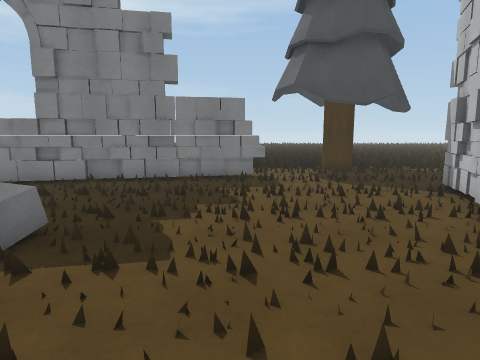
[1] (above)

19 first-person views from a walk through a Unity game level. The camera is 1.5 m above the floor, tilts 8° down and sees 75° across. The floor is counted in squares, 1 m on a side. Each view is taken from the middle of a square. On the plan, view 1 faces up. The plan holds only what a view shows up to about 15 squares ahead; the rest is blank. The place goes on beyond the plan. The player is left out.

[2]
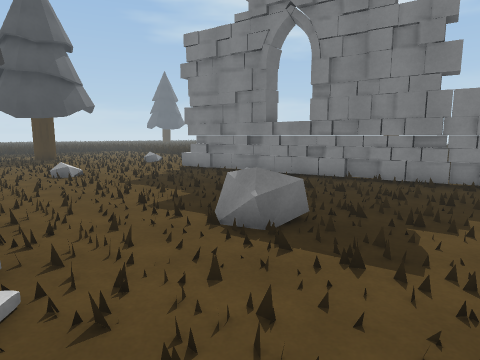

[3]
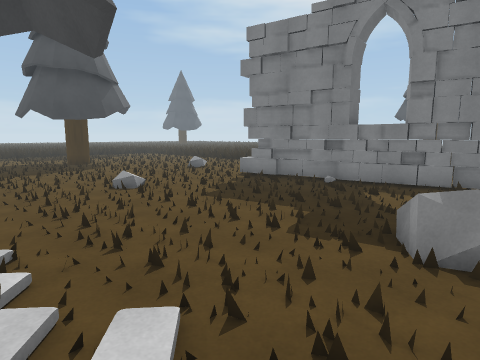

[4]
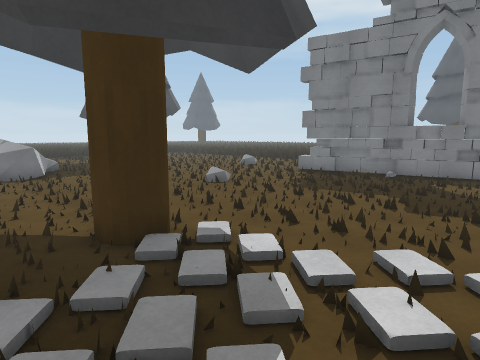

[5]
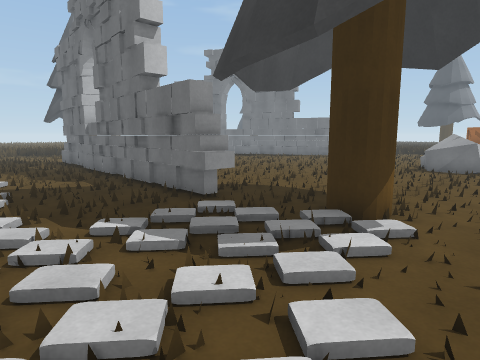

[6]
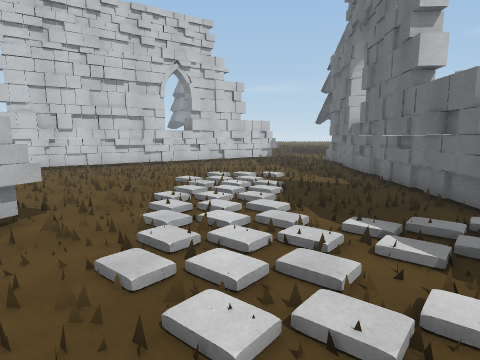

[7]
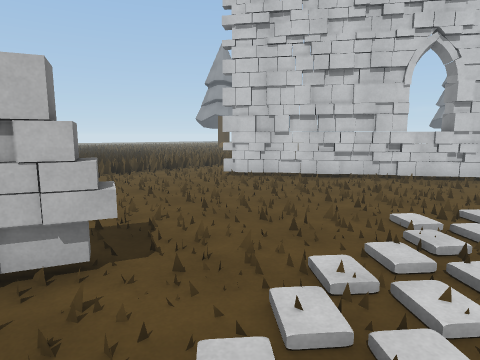

[8]
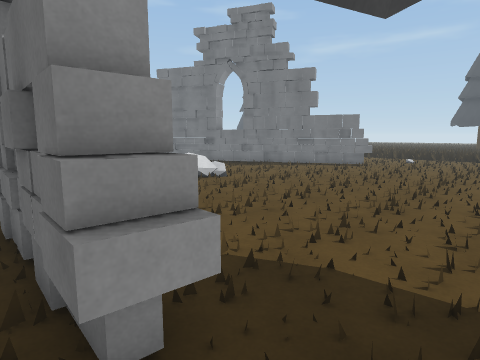

[9]
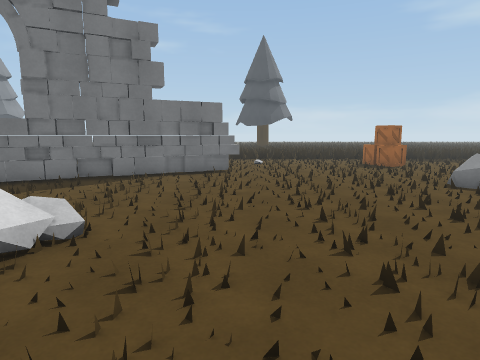

[10]
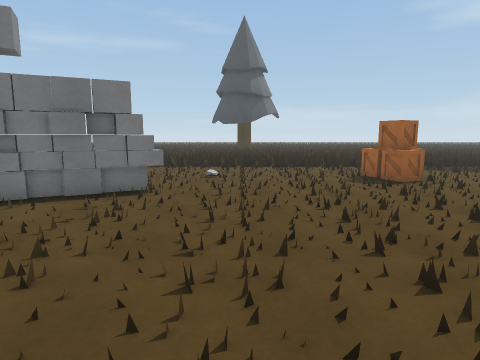

[11]
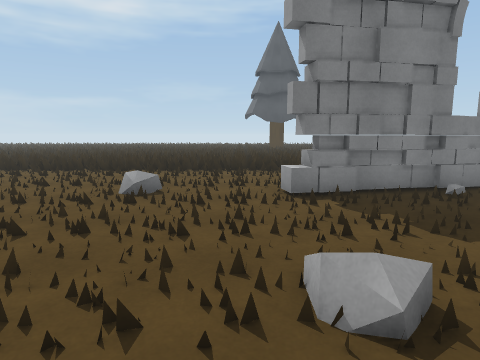

[12]
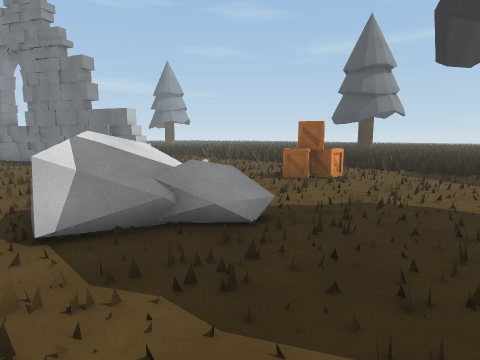

[13]
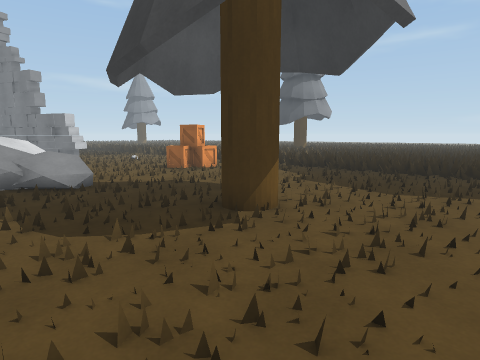

[14]
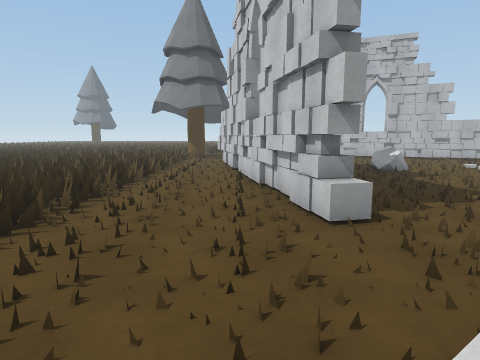

[15]
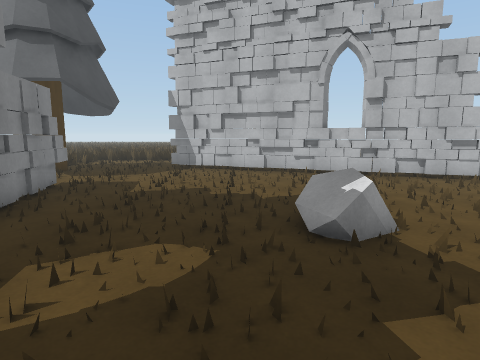

[16]
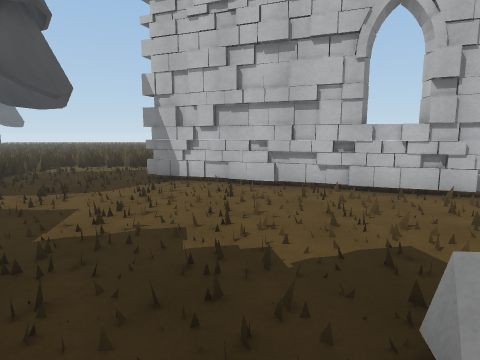

[17]
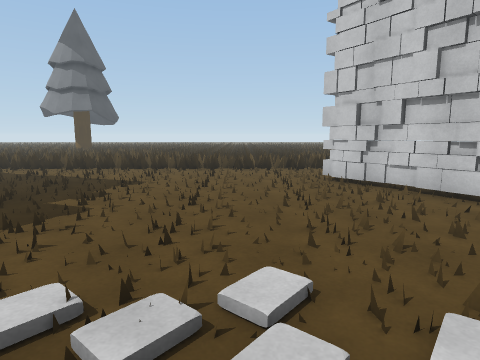

[18]
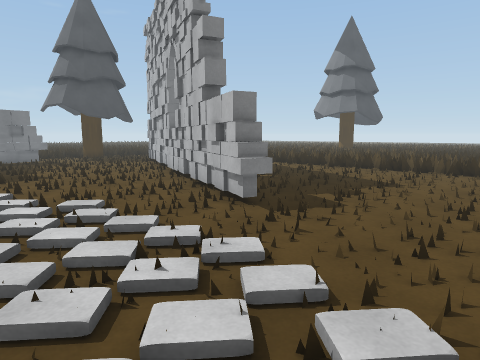

[19]
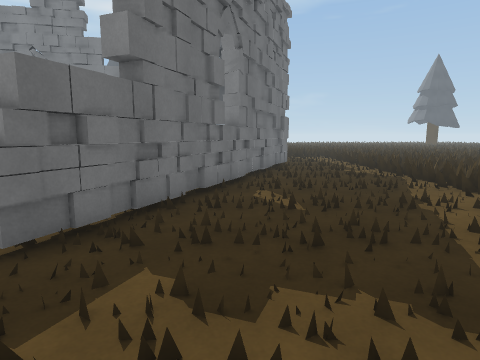

### Floor plan
Key: @ floor where view 1 was taken; # wall or solid block; . main floor; : floor 0.5 m higher than the main floor; / step, stairs or slope; = window, fence, low wall or low ledge; ^ raised ledge; R rock; C crate; O other object.
Columns run from 31 left of view 1 to 10 right of it. Each row starts with its distance up from view 1.
 15       ==============.==.=====   ===##====
 14        ...........=..........   ...##....
 13         .....................   .........
 12          ..... .............. ##^........=
 11          ..... .........#######..........=
 10          ..... .....######...............
  9   ............/...=###....../........#.
  8 ............../.............///......#.
  7 =............................/......##  .=
  6 =.........................../.......##...=
  5 ........#..................R/.......#.....
  4 =.....  ..........O........RR......##....=
  3 #..................................#......
  2 =.................................##.....=
  1 =.................................#......=
  0 ..........::..............///..@..#.......
 -1 =.........R RR........#//////... ##......=
 -2 #..CC.....R  R........#///.///..##........
 -3 =..CCC....RRR...........//////..##.......=
 -4 =.......................//////..##.......=
 -5 =......................#/.///////........=
 -6 =......................#...////./........=
 -7 #..................... #..////............
 -8 =....................  #...////..........=
 -9 =....................  #.... ///.........=
-10 =..... #.............  #...///...........=
-11 =..... #...........    #...///...........=
-12  ..    ##..........    #.............##...
-13        .#......RR.     #............##.. =
-14         #.....  RR     #... .......##.
-15         ##...          #...   ..####

Positions as (right, up) in squares from view 1, and headings:
1: (0, 0), facing up
2: (0, 0), facing up-left
3: (-3, -1), facing up-left
4: (-4, -4), facing up-left
5: (-3, 1), facing down-left
6: (-3, 1), facing down
7: (-3, -3), facing down-right
8: (-7, -3), facing down-left
9: (-11, -10), facing left
10: (-16, -8), facing left
11: (-14, 1), facing up
12: (-17, 4), facing down-left
13: (-18, 10), facing down-left
14: (-18, 11), facing right
15: (-9, 6), facing right
16: (-5, 6), facing right
17: (-4, -9), facing right
18: (-4, -9), facing up-right
19: (4, -8), facing up
